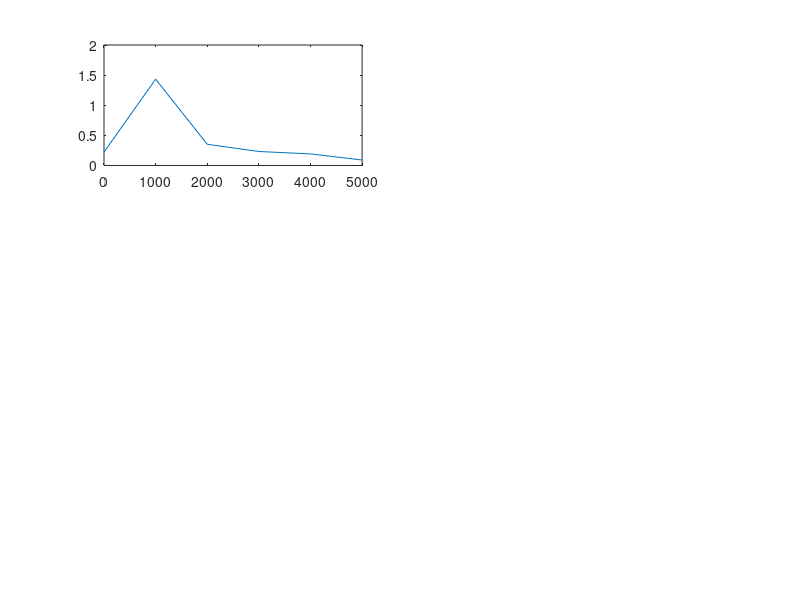

The MATLAB script that drew this image: (Note: this script raises an error after producing the figure.)
%% Question 1 a)
clear all, close all
n = -100000:100000;
xn = cos(pi/7*n)+ 1/2*cos(pi/6*n);
% xcorr(xn,xn);
% plot(xn)
% crosscorr(xn,xn)
[r, lags] = xcorr(xn);
stem(lags,r);
xlim([-50,50])
title('Autocorrelation Sequence')
xlabel('Time Lag')
ylabel('Sample Autocorrelation')
grid on

%% Question 1 b)
i = 1;
for L = [10 30 100 150 300 600]
    Fs = 10^4;            % Sampling frequency                    
    T = 1/Fs;             % Sampling period       
    t = (0:L-1);        % Time vector
    
    figure(1)
    X = cos(pi/7*t)+ 1/2*cos(pi/6*t);
    Y = fft(X);
    P2 = abs(Y/L);
    P1 = P2(1:L/2+1);
    P1(2:end-1) = 2*P1(2:end-1);
    f = Fs*(0:(L/2))/L;
    subplot(3,2,i)
    plot(f,P1) 
    title('Single-Sided Amplitude Spectrum of X(t) L='+string(L))
    xlabel('f (Hz)')
    ylabel('|P1(f)|')
    
    % Plots the signal itself
    figure(2)
    subplot(3,2,i)
    plot(Fs*t(1:L-1),X(1:L-1));
    title('The Signal itself with L=' + string(L));
    xlabel('t (milliseconds)');
    ylabel('X(t)');
    
    i = i+1;
end


%% Question 1 c)
clear all, close all
Fs = 10^4;            % Sampling frequency                    
T = 1/Fs;             % Sampling period       
L = 1500;             % Length of signal
t = (0:L-1)*T;        % Time vector

S = cos(pi/7*10^4*t)+ 1/2*cos(pi/6*10^4*t);
X = S + randn(size(t));

plot(xcorr(X,X))

[r, lags] = xcorr(X);
stem(lags,r);
xlim([-50,50])
title('Autocorrelation Sequence')
xlabel('Time Lag')
ylabel('Sample Autocorrelation')
grid on


% the autocorrelation seems to be periodic due to the periodicity of the
% sine function, there is an impulse at t=0 due to the white noise which is
% perfectly correlated with itself when the time lag is 0.

%% Question 1 d)
clear all, close all
Fs = 10^4;            % Sampling frequency                    
T = 1/Fs;             % Sampling period       
L = 1500;             % Length of signal
t = (0:L-1)*T;        % Time vector

S = cos(pi/7*10^4*t)+ 1/2*cos(pi/6*10^4*t);
X = S + randn(size(t));

figure()
subplot(1,2,1)
periodogram(X)
subplot(1,2,2)
pwelch(X)

%% Question 3 b)
%question: should include negative numbers, put unitstep when taking
%inverse laplace transform
clear all, close all

%create the white noise with specific variance
variance = 2; 
W = sqrt(variance).*randn(100); %Gaussian white noise W
W = W(:);
%histogram(W)




% power spectrum density of Ozz
figure()
% plot(fft(xcorr(W)))
subplot(2,2,1)
periodogram(W)
title('\Phi_{zz} using Periodogram')
subplot(2,2,2)
pwelch(W)
title('\Phi_{zz} using Whelech')

% power spectrum density of Oyy
subplot(2,2,3)
A = tf([1],[1 2]);
syms s t
a = ilaplace(1/(s+2))
funciton = matlabFunction(a)
output = funciton(W);
periodogram(output)
title('\Phi_{yy} using Periodogram')

subplot(2,2,4)
pwelch(output)
title('\Phi_{yy} using Whelch')


figure()
cpsd(W,output)

% Question 3 c)
figure()
subplot(1,2,1)
crosscorr(W, output)
subplot(1,2,2)
crosscorr(output, output)

mean(output)
var(output)

%% Question 5b)
clear all, close all
A = tf(90, [90/3 1])
subplot(1,2,1)
impulse(A)
subplot(1,2,2)
step(A)

%% Question 5c)
close all, clear all
A = tf(90, [90/3 1])
bode(A)

%% Question 5d)
t = linspace(0,200,10000);
y = 0.2*90*(1-exp(-t/(90/3)));
plot(t,y)
title('Response To the Integrate and Fire Model')
xlabel('Time (s)')
ylabel('Potential (mV)')


%% Question 5e)
clear all, close all

t = realmax;
w = 0.00001:0.00001:0.1;

y = 18.*w.*(30.*exp(-t/30)./(1+900.*w.^2)+(-30.*w.*cos(t.*w)+sin(w.*t))./(w.*(1+900.*w.^2)));
ix = find(y>15);




